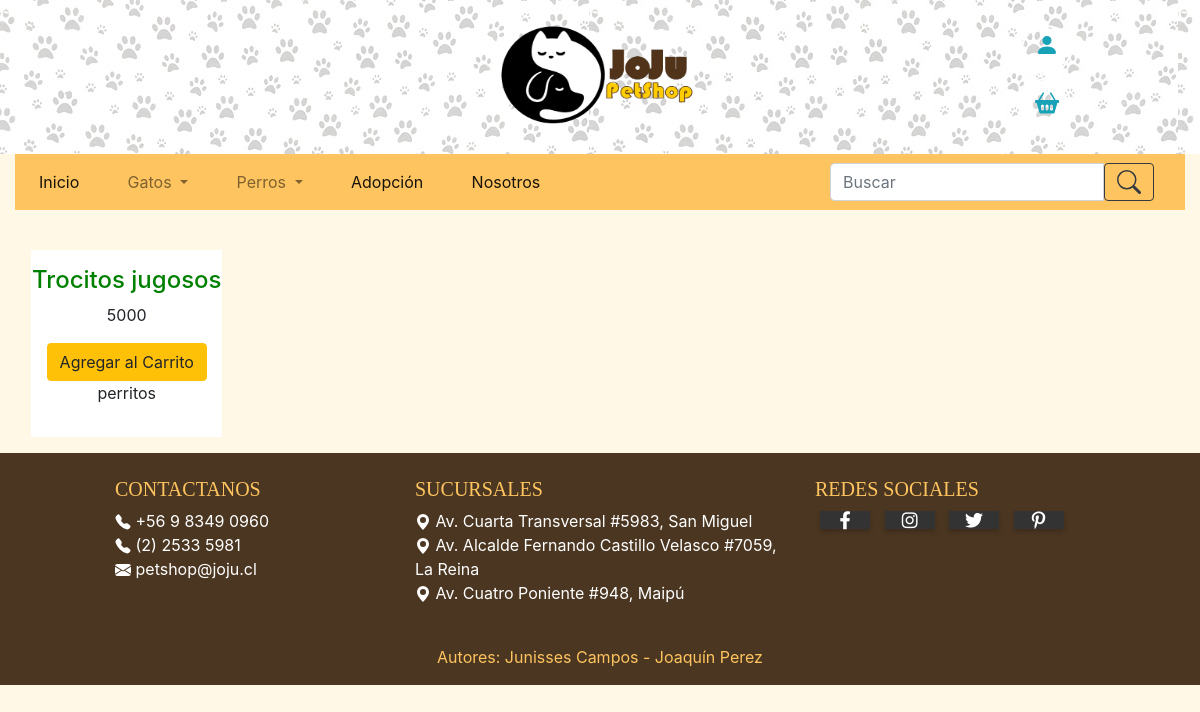
Screenshot of /cachorrodog with the database file from the repository.
### gestorProducto/models.py (models this page shows, shortened)
class Producto(models.Model):
    marca        = models.ForeignKey(Marca, blank=True, null=True, on_delete=models.SET_NULL)
    categoria    = models.ForeignKey(Categoria, blank=True, null=True, on_delete=models.SET_NULL)
    nombre       = models.TextField(max_length=60)
    codigo       = models.DecimalField(max_digits=13, decimal_places=0)
    descripcion  = models.TextField(max_length = 200)
    stock        = models.IntegerField()
    precioCosto  = models.IntegerField()
    precioVenta  = models.IntegerField()

### gestorProducto/views.py (the view)
# urls.py: path('cachorrodog',views.alimentocachorro, name='cachorrodog'),
def alimentocachorro(request):
    lista = Producto.objects.filter(categoria__nombre = "Comida Cachorrito")
    contexto = {'lista' : lista}
    return render(request,'alimentocachorro.html', contexto)

### gestorProducto/Templates/alimentocachorro.html (shortened to what this page needs)
{% extends "index.html"%}
{% block listado %}
{% for fila in lista %}
<div class="prod">
	<div class ="row justify-content-center">
		<div>
			<div class="table-responsive">
							<h4>{{ fila.nombre }}</h4>
							<p>{{ fila.precioVenta }}</p>
							<button id="producto1" class="btn btn-warning">Agregar al Carrito</button>
							<p>{{ fila.descripcion }}</p>
			</div>
		</div>
	</div>
</div>
	{% if forloop.last %}</div>{% endif %}
{% endfor %}
{% endblock %}

### gestorProducto/static/css/Estilosindex.css (style rules this page uses)
body { background-color: #FFF8E7; }

### gestorProducto/static/css/EstiloCompra.css (style rules this page uses)
h4 { color:green; }
.prod { background-color:white; margin: 1rem; padding: 1rem; text-align: center; float: left; }

### gestorProducto/static/css/Estilos.css (style rules this page uses)
* { margin: 0; padding: 0; box-sizing: border-box; }

### rows the page displays
Producto: nombre "Trocitos jugosos", precioVenta "5000", descripcion "perritos"
